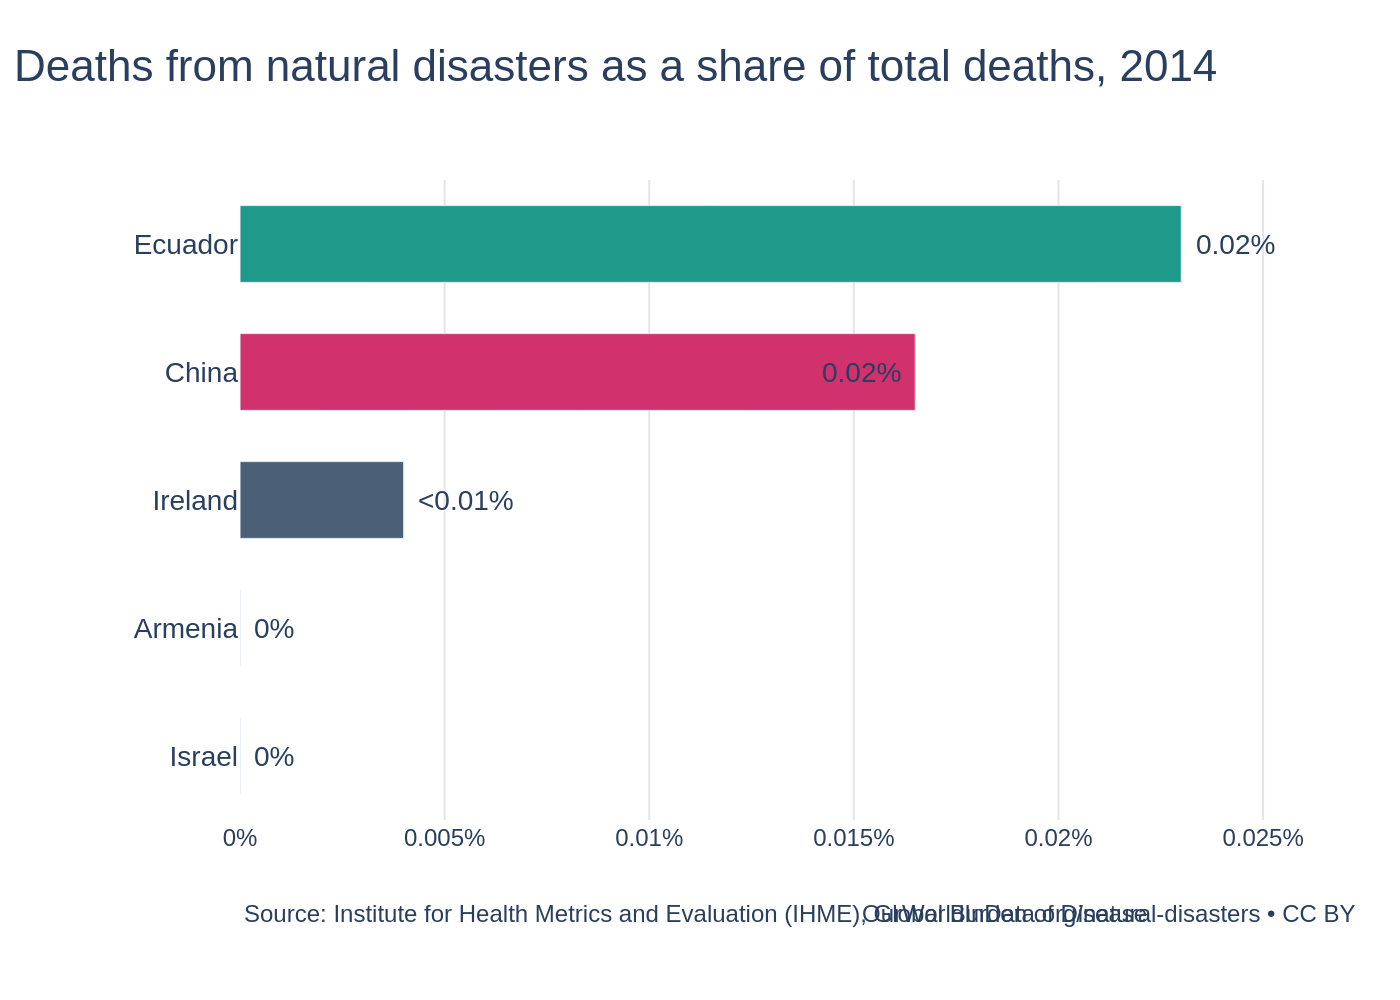

Write Python code to recreate this figure.
import sys
import json
import pathlib
import plotly.graph_objects as go

# Ensure a JSON file path is provided as a command-line argument
if len(sys.argv) < 2:
    print(f"Usage: python {sys.argv[0]} <json_file_path>")
    sys.exit(1)

json_path = sys.argv[1]

# Read data from the specified JSON file
try:
    with open(json_path, 'r', encoding='utf-8') as f:
        chart_config = json.load(f)
except FileNotFoundError:
    print(f"Error: JSON file not found at {json_path}")
    sys.exit(1)
except json.JSONDecodeError:
    print(f"Error: Could not decode JSON from {json_path}")
    sys.exit(1)

# Extract data and texts from the JSON structure
chart_data = chart_config.get('chart_data', [])
texts = chart_config.get('texts', {})
colors = chart_config.get('colors', [])

# Prepare data for Plotly, reversing the order to match the original image (top to bottom)
categories = [item['category'] for item in chart_data][::-1]
values = [item['value'] for item in chart_data][::-1]
display_texts = [item['display_text'] for item in chart_data][::-1]
annotation_positions = [item['annotation_position'] for item in chart_data][::-1]

# Create a list of colors for the bars, cycling through the provided color list
bar_colors = [colors[i % len(colors)] for i in range(len(chart_data))][::-1]

# Create the figure object
fig = go.Figure()

# Add the horizontal bar trace
fig.add_trace(go.Bar(
    y=categories,
    x=values,
    orientation='h',
    marker_color=bar_colors,
    hoverinfo='none'
))

# Add data labels next to each bar based on the specified position
for i in range(len(values)):
    if values[i] is not None:
        if annotation_positions[i] == 'inside':
            x_anchor = 'right'
            x_shift = -5
        else:  # 'outside'
            x_anchor = 'left'
            x_shift = 5
        
        fig.add_annotation(
            x=values[i],
            y=categories[i],
            text=display_texts[i],
            showarrow=False,
            xanchor=x_anchor,
            xshift=x_shift,
            font=dict(family="Arial", size=14)
        )

# Configure the layout of the chart
fig.update_layout(
    title=dict(
        text=texts.get('title', ''),
        x=0.01,
        xanchor='left',
        y=0.95,
        yanchor='top',
        font=dict(size=22, family="Arial")
    ),
    xaxis=dict(
        showgrid=True,
        gridcolor='#E5E5E5',
        zeroline=False,
        ticksuffix='%',
        domain=[0, 0.95],
        range=[0, 0.026] # Ensure space for outside annotations
    ),
    yaxis=dict(
        showgrid=False,
        zeroline=False,
        tickfont=dict(size=14)
    ),
    font=dict(family="Arial"),
    plot_bgcolor='white',
    paper_bgcolor='white',
    showlegend=False,
    bargap=0.4,
    margin=dict(t=90, b=90, l=120, r=20),
)

# Add source and note annotations at the bottom
fig.add_annotation(
    text=texts.get('source', ''),
    xref="paper", yref="paper",
    x=0, y=-0.12,
    xanchor='left', yanchor='top',
    showarrow=False,
    font=dict(size=12, family="Arial")
)

fig.add_annotation(
    text=texts.get('note', ''),
    xref="paper", yref="paper",
    x=1, y=-0.12,
    xanchor='right', yanchor='top',
    showarrow=False,
    font=dict(size=12, family="Arial")
)

# Determine output filename from the input JSON filename
output_filename = f"{pathlib.Path(json_path).stem}.png"

# Write the figure to a PNG image file
fig.write_image(output_filename, scale=2)

print(f"Chart saved to {output_filename}")
